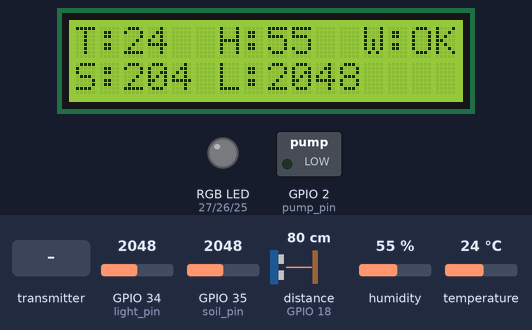
The sketch below on a simulated ESP32. On the bench: 16×2 character LCD, switched loads named in the sketch (green lamp = pin HIGH), an RGB LED mixed from three pins (HIGH = lit). Wiring (inferred from the names in the program): ultrasonic range finder: trigger GPIO 19; echo GPIO 18. The inputs (shaded band) are chosen by the test bench; at power-on: humidity 55 %, GPIO 34 (light_pin) = 2048, GPIO 35 (soil_pin) = 2048, distance to the obstacle (sensor on GPIO 18) 80 cm, temperature 24 °C. The echo pulse lasts 58.3 µs per cm; pins used as bus, display or sensor lines are not drawn; what the sketch prints to the serial monitor is not drawn.

Above: at 7.5 s.
7.6 s: the transmitter starts sending led = 1
At 8.8 s:
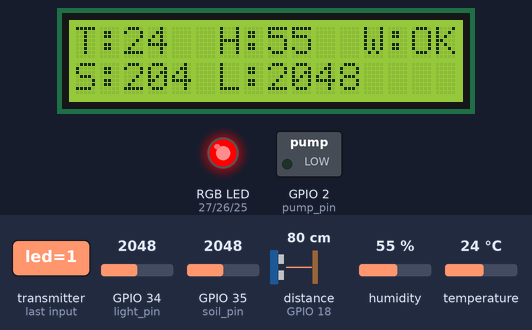
9.1 s: the transmitter starts sending pump = 1
At 10.3 s:
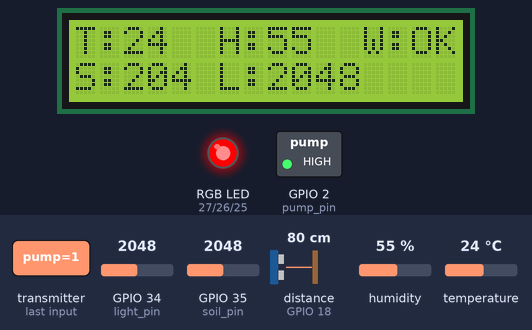
10.7 s: the transmitter starts sending led = 0
At 12.1 s:
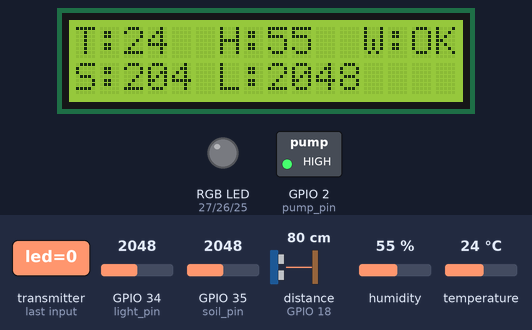
18.6 s: humidity set to 22 %
At 20.0 s:
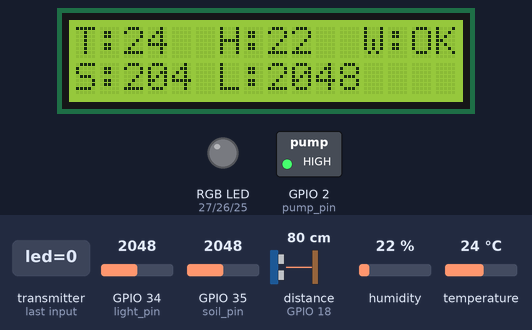
Timing chart, 0 to 21.6 s (numbered marks = the images above; inputs shaded):
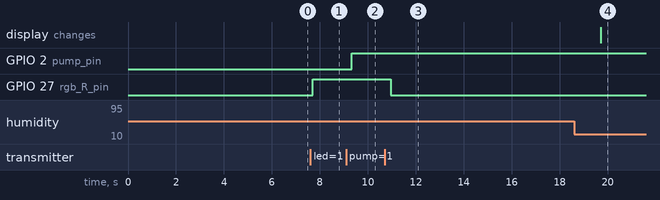

Measured:
- after the input at 7.6 s, GPIO 27 (rgb_R_pin): LOW → HIGH after 0.10 s
- after the input at 9.1 s, GPIO 2 (pump_pin): LOW → HIGH after 0.23 s
- after the input at 10.7 s, GPIO 27 (rgb_R_pin): HIGH → LOW after 0.25 s
- after the input at 18.6 s, the display: changes after 1.1 s (image 4)

The sketch:

Sensornode.ino
```cpp
/*  Flow of the code

  1 - Put WiFi in STA Mode
  2 - Intialize ESPNOW
  3 - Add peer device
  4 - Define Send Callback Function
  5 - Define Receive Callback Function

*/

#include <esp_now.h>
#include <LiquidCrystal_I2C.h>
#include <WiFi.h>
#include "temp_humi.h"
#include "soil.h"
#include "light.h"
#include "global.h"
#include "ultrasonic.h"
#include "lcd.h"
#include "rgb.h"

// REPLACE WITH THE MAC Address of your receiver
uint8_t broadcastAddress[] = {0x58, 0xBF, 0x25, 0x35, 0xF3, 0x68};
uint8_t pump = 0;
unsigned long previousMillis = 0UL;
unsigned long interval = 700UL;

//Structure example to send data
//Must match the receiver structure
typedef struct struct_message {
    uint16_t temp;
    uint16_t humi;
    uint16_t soil;
    uint16_t light;
    uint16_t distance;
    bool led;
    bool pump;
} struct_message;

// Create a struct_message called DHTReadings to hold sensor readings
struct_message outgoingReadings;

struct_message incomingReadings;

// Variable to store if sending data was successful
String success;
// Callback when data is sent
void OnDataSent(const uint8_t *mac_addr, esp_now_send_status_t status) {
  Serial.print("\r\nLast Packet Send Status:\t");
  Serial.println(status == ESP_NOW_SEND_SUCCESS ? "Delivery Success" : "Delivery Fail");
  if (status == 0) {
    success = "Delivery Success :)";
  }
  else {
    success = "Delivery Fail :(";
  }
}

// Callback when data is received
void OnDataRecv(const uint8_t * mac, const uint8_t *incomingData, int len)
{
  memcpy(&incomingReadings, incomingData, sizeof(incomingReadings));
  Serial.print("Bytes received: ");
  Serial.println(len);
  Serial.println("Pump: ");Serial.println(incomingReadings.pump);
  Serial.println("Led: ");Serial.println(incomingReadings.led);
}

void setup()
{
  // Init Serial Monitor
  Serial.begin(115200);
  Serial.println("Code start");

  pinMode(pump_pin, OUTPUT);
  pinMode(rgb_R_pin, OUTPUT);
  pinMode(rgb_G_pin, OUTPUT);
  pinMode(rgb_B_pin, OUTPUT);
  pinMode(ultrasonic_trig_pin, OUTPUT);
  pinMode(ultrasonic_echo_pin, INPUT);

  begin_temp_humi();

  setup_lcd();
  // Set device as a Wi-Fi Station
  WiFi.mode(WIFI_STA);

  // Init ESP-NOW
  if (esp_now_init() != ESP_OK) {
    Serial.println("Error initializing ESP-NOW");
    return;
  }

  // Register peer
  esp_now_peer_info_t peerInfo;
  memset(&peerInfo, 0, sizeof(peerInfo));
  for (int ii = 0; ii < 6; ++ii )
  {
    peerInfo.peer_addr[ii] = (uint8_t) broadcastAddress[ii];
  }
  peerInfo.channel = 0;
  peerInfo.encrypt = false;

  // Add peer
  if (esp_now_add_peer(&peerInfo) != ESP_OK) {
    Serial.println("Failed to add peer");
    return;
  }

  // Once ESPNow is successfully Init, we will register for Send CB to
  // get the status of Trasnmitted packet
  esp_now_register_send_cb(OnDataSent);

  // Register for a callback function that will be called when data is received
  esp_now_register_recv_cb(OnDataRecv);

}

void loop()
{
  temp_value = get_temp();
  humi_value = get_humi();
  soil_value = get_moisture_soil();
  light_value = get_light();
  distance_value = get_distance();

  print_lcd();

  outgoingReadings.temp = temp_value;
  outgoingReadings.humi = humi_value;
  outgoingReadings.soil = soil_value;
  outgoingReadings.light = light_value;
  outgoingReadings.distance = distance_value;
  outgoingReadings.pump = digitalRead(pump_pin);
  outgoingReadings.led = digitalRead(rgb_R_pin) || digitalRead(rgb_G_pin) || digitalRead(rgb_B_pin);

  Serial.print("Temp: ");Serial.println(outgoingReadings.temp);
  Serial.print("Humi: ");Serial.println(outgoingReadings.humi);
  Serial.print("Soil: ");Serial.println(outgoingReadings.soil);
  Serial.print("Light: ");Serial.println(outgoingReadings.light );
  Serial.print("Distance: ");Serial.println(outgoingReadings.distance);
  Serial.print("Pump: ");Serial.println(outgoingReadings.pump);
  Serial.print("Led: ");Serial.println(outgoingReadings.led);

  digitalWrite(pump_pin, incomingReadings.pump);
  set_led(incomingReadings.led);

  unsigned long currentMillis = millis();
  if(currentMillis - previousMillis > interval) {
    esp_err_t result = esp_now_send(broadcastAddress, (uint8_t *) &outgoingReadings, sizeof(outgoingReadings));
    previousMillis = millis();
  }
}
```

global.cpp
```cpp
#include "global.h"

uint8_t temp_humi_pin = 13;
uint8_t light_pin = 34;
uint8_t ultrasonic_trig_pin = 19;
uint8_t ultrasonic_echo_pin = 18;
uint8_t soil_pin = 35;
uint8_t rgb_R_pin = 27;
uint8_t rgb_G_pin = 26;
uint8_t rgb_B_pin = 25;
uint8_t lcd_scl_pin = 22;
uint8_t lcd_sda_pin = 21;
uint8_t pump_pin = 2;

int temp_value = 0;
int humi_value = 0;
int distance_value = 0;
int soil_value = 0;
int light_value = 0;
```

global.h
```cpp
#include "stdint.h"
extern uint8_t temp_humi_pin;
extern uint8_t light_pin;
extern uint8_t ultrasonic_trig_pin;
extern uint8_t ultrasonic_echo_pin;
extern uint8_t soil_pin;
extern uint8_t rgb_R_pin;
extern uint8_t rgb_G_pin;
extern uint8_t rgb_B_pin;
extern uint8_t lcd_scl_pin;
extern uint8_t lcd_sda_pin;
extern uint8_t pump_pin;

extern int temp_value;
extern int humi_value;
extern int distance_value;
extern int soil_value;
extern int light_value;
```

light.cpp
```cpp
#include "light.h"

int get_light() {
  return analogRead(light_pin);
}
```

light.h
```cpp
#ifndef LIGHT
#define LIGHT

#include "esp32-hal-adc.h"
#include "global.h"

int get_light();

#endif
```

rgb.cpp
```cpp
#include "rgb.h"

// void light_red() {
//   digitalWrite(rgb_R_pin, 255);
//   digitalWrite(rgb_G_pin, 0);
//   digitalWrite(rgb_B_pin, 0);
// }

// void light_blue() {
//   digitalWrite(rgb_R_pin, 0);
//   digitalWrite(rgb_G_pin, 0);
//   digitalWrite(rgb_B_pin, 255);
// }

void turn_on() {
  digitalWrite(rgb_R_pin, 255);
  digitalWrite(rgb_G_pin, 0);
  digitalWrite(rgb_B_pin, 0);
}

void turn_off() {
  digitalWrite(rgb_R_pin, 0);
  digitalWrite(rgb_G_pin, 0);
  digitalWrite(rgb_B_pin, 0);
}

void set_led(bool value) {
  if (value) {
    turn_on();
  } else {
    turn_off();
  }
}
```

rgb.h
```cpp
#ifndef RGB
#define RGB

#include "global.h"
#include "esp32-hal-gpio.h"

void turn_on();
void turn_off();
void set_led(bool);

#endif
```

soil.cpp
```cpp
#include "soil.h"

int get_moisture_soil() {
  return analogRead(soil_pin);
}
```

soil.h
```cpp
#ifndef SOIL
#define SOIL

#include "global.h"
#include "esp32-hal-adc.h"

int get_moisture_soil();

#endif
```

temp_humi.cpp
```cpp
#include "temp_humi.h"

DHT dht(temp_humi_pin, DHT11);

void begin_temp_humi() {
  dht.begin();
}

int get_temp() {
  return dht.readTemperature();
}

int get_humi() {
  return dht.readHumidity();
}
```

temp_humi.h
```cpp
#ifndef TEMP_HUMI
#define TEMP_HUMI

#include "DHT.h"
#include "global.h"

void begin_temp_humi();

int get_temp();

int get_humi();
#include "global.h"

#endif
```

ultrasonic.cpp
```cpp
#include "ultrasonic.h"

long duration;

int get_distance() {
  digitalWrite(ultrasonic_trig_pin, LOW);
  delayMicroseconds(2);

  digitalWrite(ultrasonic_trig_pin, HIGH);
  delayMicroseconds(10);
  digitalWrite(ultrasonic_trig_pin, LOW);

  duration = pulseIn(ultrasonic_echo_pin, HIGH);
  return duration * SOUND_SPEED/2;
}
```

ultrasonic.h
```cpp
#ifndef ULTRASONIC
#define ULTRASONIC

#define SOUND_SPEED 0.034

#include "ultrasonic.h"
#include "global.h"
#include "Arduino.h"
#include "esp32-hal-gpio.h"
#include "esp32-hal.h"

int get_distance();

#endif
```

lcd.cpp
```cpp
#include "lcd.h"

int lcdColumns = 16;
int lcdRows = 2;

LiquidCrystal_I2C lcd(0x3F, lcdColumns, lcdRows);

void setup_lcd() {
  // initialize LCD
  lcd.init();
  // turn on LCD backlight
  lcd.backlight();
}

void print_lcd() {
  lcd.clear();

  lcd.setCursor(0, 0);

  lcd.print("T:");
  lcd.print(temp_value);
  lcd.setCursor(5, 0);
  lcd.print(" H:");
  lcd.print(humi_value);
  lcd.setCursor(11, 0);
  lcd.print(" W:");
  lcd.print("OK");

  lcd.setCursor(0,1);
  lcd.print("S:");
  lcd.print(soil_value);
  lcd.setCursor(5, 1);
  lcd.print(" L:");
  lcd.print(light_value);

  delay(500);
}
```

lcd.h
```cpp
#ifndef LCD
#define LCD

#include <LiquidCrystal_I2C.h>
#include "HardwareSerial.h"
#include "global.h"

void setup_lcd();

void print_lcd();

#endif
```
